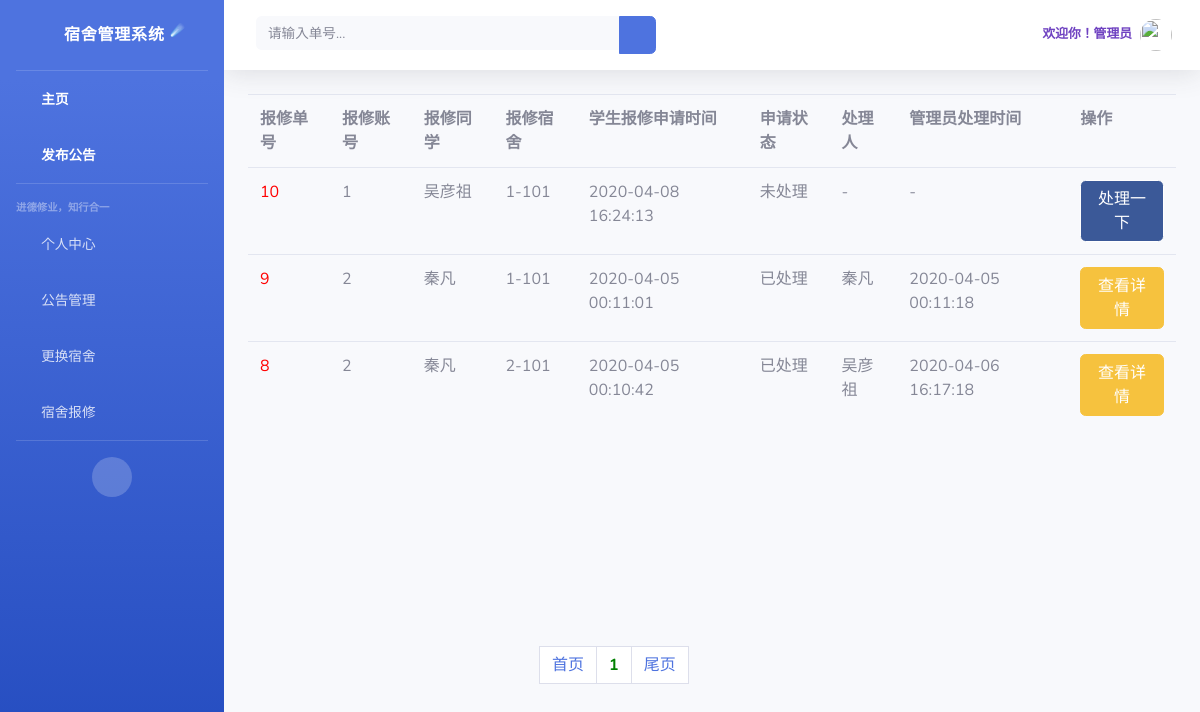
The app's page /housemaster/fix_dor_list/1/ with its own data.
### housemaster/models.py (models this page shows)
class Fix_dor(models.Model):
    stu_id = models.CharField(max_length=32, verbose_name='申请账号')
    name = models.CharField(max_length=32, verbose_name='姓名')
    phone = models.CharField(verbose_name='电话', max_length=32)
    dor = models.CharField(max_length=32, verbose_name='宿舍')
    simple_remarks = models.CharField(max_length=256, verbose_name='简要原因', default='无')
    detail_remarks = models.CharField(max_length=256, verbose_name='详细原因', default='无')
    send_time = models.CharField(max_length=32, verbose_name='发布时间')
    admin = models.CharField(max_length=32, verbose_name='批改管理员', null=True)
    process_time = models.CharField(max_length=32, verbose_name='批改时间', null=True)
    status = models.IntegerField(verbose_name='是否同意', default=0)  # 未处理为0，处理为1
    class Meta:
        db_table = 'Fix_dor'
        verbose_name = '宿舍维修申请表'
        verbose_name_plural = verbose_name

### housemaster/views.py (the view, shortened to what this page needs)
# urls.py: re_path('fix_dor_list/(?P<page>\d+)', views.fix_dor_list),
def fix_dor_list(request, page=1):
    user_id = request.COOKIES.get('user_id')
    user = User.objects.filter(user_id=user_id).first()
    fix_dor = Fix_dor.objects.all().order_by('-id')
    paginator = Paginator(fix_dor, 8)  # 分页一页显示六条
    page_obj = paginator.page(int(page))
    search = request.GET.get('search')
    return render(request, 'housemaster/fix_dor_list.html', locals())

### housemaster/templates/housemaster/fix_dor_list.html (shortened to what this page needs)
{% extends 'housemaster/base.html' %}
{% block search %}
    <form class="d-none d-sm-inline-block form-inline mr-auto ml-md-3 my-2 my-md-0 mw-100 navbar-search">
        <div class="input-group">
            <input type="text" class="form-control bg-light border-0 small" placeholder="请输入单号..."
                   aria-label="Search" aria-describedby="basic-addon2" name="search">
            <div class="input-group-append">
                <button class="btn btn-primary">
                    <i class="fas fa-search fa-sm"></i>
                </button>
            </div>
        </div>
    </form>
{% endblock %}
{% block content %}
    <form>
        <table class="table">
            <tr>
                <th>报修单号</th>
                <th>报修账号</th>
                <th>报修同学</th>
                <th>报修宿舍</th>
                <th>学生报修申请时间</th>
                <th>申请状态</th>
                <th>处理人</th>
                <th>管理员处理时间</th>
                <th>操作</th>
            </tr>
            {% for foo in page_obj %}
                <tr>
                    <td style="color: red">{{ foo.id }}</td>
                    <td>{{ foo.stu_id }}</td>
                    <td>{{ foo.name }}</td>
                    <td>{{ foo.dor }}</td>
                    <td>{{ foo.send_time }}</td>
                    {% if  foo.status == 0 %}
                        <td>未处理</td>
                        {% if foo.admin == None %}
                            <td>-</td>
                            <td>-</td>
                        {% else %}
                            <td>{{ foo.admin }}</td>
                            <td>{{ foo.process_time }}</td>
                        {% endif %}
                        <td>
                            <a href="/housemaster/fix_dor_process/?id={{ foo.id }}" type="button"
                               class="btn btn-facebook">处理一下</a>
                        </td>
                    {% else %}
                        <td>已处理</td>
                        <td>{{ foo.admin }}</td>
                        <td>{{ foo.process_time }}</td>
                        <td>
                            <a href="/housemaster/fix_dor_process/?id={{ foo.id }}" type="button"
                               class="btn btn-warning">查看详情</a>
                        </td>
                    {% endif %}
                </tr>
            {% endfor %}
        </table>
    </form>
    <ul class="pagination" style="position: absolute;bottom: 100px;left: 45%">
        <a class="page-link" href="/housemaster/fix_dor_list/1">首页</a>
        <a class="page-link" style="color: green;font-weight: 700"
           href="/housemaster/fix_dor_list/{{ page_obj.number }}">{{ page_obj.number }}</a>
        <a class="page-link" href="/housemaster/fix_dor_list/{{ paginator.num_pages }}">尾页</a>
    </ul>
{% endblock %}

### housemaster/templates/housemaster/base.html (shortened to what this page needs)
<!DOCTYPE html>
<html lang="en">
<head>
    <link href="/static/housemaster/scss/vendor/fontawesome-free/css/all.min.css" rel="stylesheet" type="text/css">
    <link href="/static/housemaster/css/sb-admin-2.min.css" rel="stylesheet">
</head>
<body id="page-top">
<div id="wrapper">
    <ul class="navbar-nav bg-gradient-primary sidebar sidebar-dark accordion" id="accordionSidebar">
        <a class="sidebar-brand d-flex align-items-center justify-content-center" href="/housemaster/index">
            <div class="sidebar-brand-icon rotate-n-15">
                <i class="fas fa-laugh-wink"></i>
            </div>
            <div class="sidebar-brand-text mx-3">宿舍管理系统 <sup>☄</sup></div>
        </a>
        <hr class="sidebar-divider my-0">
        <li class="nav-item active">
            <a class="nav-link" href="/housemaster/index">
                <i class="fas fa-fw fa-tachometer-alt"></i>
                <span>主页</span></a>
            <a class="nav-link" href="/housemaster/notice_send/">
                <i class="fas fa-fw fa-cog"></i>
                <span>发布公告</span></a>
            <hr class="sidebar-divider">
            <div class="sidebar-heading">
                进德修业，知行合一
            </div>
              <li class="nav-item">
            <a class="nav-link collapsed" href="#" data-toggle="collapse" data-target="#collapsePages22"
               aria-expanded="true" aria-controls="collapsePages">
                <i class="fas fa-fw fa-ad"></i>
                <span>个人中心</span>
            </a>
        </li>
        <li class="nav-item">
            <a class="nav-link collapsed" href="#" data-toggle="collapse" data-target="#collapsePages"
               aria-expanded="true" aria-controls="collapsePages">
                <i class="fas fa-fw fa-folder"></i>
                <span>公告管理</span>
            </a>
        </li>
        <li class="nav-item">
            <a class="nav-link collapsed" href="#" data-toggle="collapse" data-target="#collapseUtilities1"
               aria-expanded="true" aria-controls="collapseUtilities">
                <i class="fas fa-fw fa-wrench"></i>
                <span>更换宿舍</span>
            </a>
        </li>
        <li class="nav-item">
            <a class="nav-link collapsed" href="#" data-toggle="collapse" data-target="#collapseUtilities5"
               aria-expanded="true" aria-controls="collapseUtilities">
                <i class="fas fa-fw fa-ad"></i>
                <span>宿舍报修</span>
            </a>
        </li>
        <hr class="sidebar-divider d-none d-md-block">
        <div class="text-center d-none d-md-inline">
            <button class="rounded-circle border-0" id="sidebarToggle"></button>
        </div>
    </ul>
    <div id="content-wrapper" class="d-flex flex-column">
        <div id="content">
            <nav class="navbar navbar-expand navbar-light bg-white topbar mb-4 static-top shadow">
                {% block search %}
                {% endblock %}
                <ul class="navbar-nav ml-auto">
                    <li class="nav-item dropdown no-arrow">
                        <a class="nav-link dropdown-toggle" href="#" id="userDropdown" role="button"
                           data-toggle="dropdown" aria-haspopup="true" aria-expanded="false">
                            <span class="mr-2 d-none d-lg-inline text-gray-600 small"><span style="color: #6f42c1;font-weight: 700">欢迎你！{{ user.name }}管理员</span></span>
                            <img class="img-profile rounded-circle"
                                 src="https://timgsa.baidu.com/timg?image&quality=80&size=b9999_10000&sec=1584381525961&di=bd7c44bc0523c39625d114174e71685b&imgtype=0&src=http%3A%2F%2Fb-ssl.duitang.com%2Fuploads%2Fitem%2F201811%2F17%2F20181117130306_otnyp.jpg">
                        </a>
                    </li>
                </ul>
            </nav>
            <div class="container-fluid">
                {% block content %}
                {% endblock %}
            </div>
        </div>
    </div>
</div>
</body>
</html>

### records on screen
Fix_dor: id "10", stu_id "1", name "吴彦祖", dor "1-101", send_time "2020-04-08 16:24:13"
Fix_dor: id "9", stu_id "2", name "秦凡", dor "1-101", send_time "2020-04-05 00:11:01", admin "秦凡", process_time "2020-04-05 00:11:18"
Fix_dor: id "8", stu_id "2", name "秦凡", dor "2-101", send_time "2020-04-05 00:10:42", admin "吴彦祖", process_time "2020-04-06 16:17:18"

### other values on screen
{{ page_obj.number }} "1"
